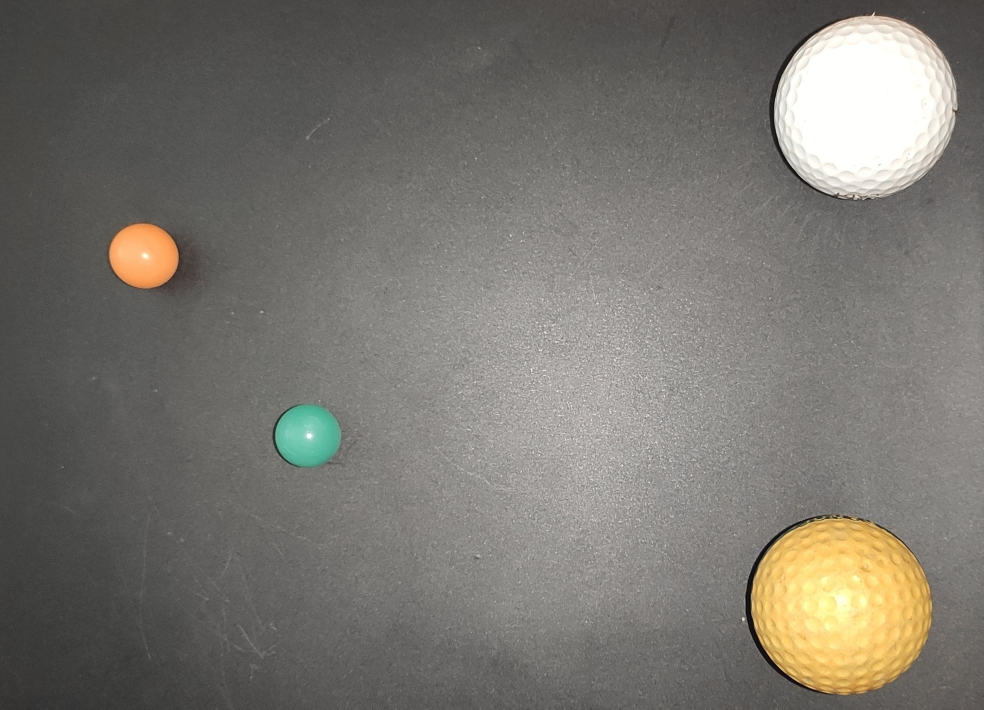
#> input picture source_images/0.jpg, 2952 x 2129 px (shown at 1/3 size)
$ python -i imageTools.py   (imports and definitions only)
#> lines starting #> are read from the running program, lines starting #| are printed output that depends on the picture; after the words box and inside, x2 and y2 are one past the last pixel; in counts of white or black regions, pixels touching at a corner belong together
#!/usr/bin/env python
""" Provides every tools used by main file
The following functions allow to get and draw shapes on image to detect marbles.
"""
__author__="Adrien Paysant, Joris Monnet"
__date__="04/05/2021"

import os
import cv2
import numpy as np
from matplotlib import pyplot as plt
from win32api import GetSystemMetrics
from shapely.geometry import LineString
from shapely.geometry import Point
import math

WIDTH_SCREEN = GetSystemMetrics(0)
HEIGHT_SCREEN = GetSystemMetrics(1)

#############################################################################################################
# Class Marble
#############################################################################################################
class Marble:
    """Class used as a container to get center, radius and distance of marbles"""
    def __init__(self,center,radius):
        self.center=center
        self.radius=radius
        self.distance=-1

    def __str__(self):
        return f"center = {self.center} and radius = {self.radius}"

#############################################################################################################
# Mathematic tools
#############################################################################################################
# from https://stackoverflow.com/questions/30844482/what-is-most-efficient-way-to-find-the-intersection-of-a-line-and-a-circle-in-py
# [58 lines left out: functions getIntersectionLineCircle, getClosestPointOnLine, getSideOfLine, not called in this run]

#############################################################################################################
# Image Tools
#############################################################################################################
def getMask(grayImage,lowerValueRange,upperValueRange,ksize):
    """create a mask from a grayimage with a blur and an inRange()"""
    mask = cv2.GaussianBlur(grayImage, (ksize, ksize), 0)
    mask = cv2.inRange(mask, lowerValueRange, upperValueRange)
    return mask

def erodeDilate(grayImage,mask, erodeIterations,dilateIterations):
    """erode and dilate image"""
    res = cv2.bitwise_and(grayImage, grayImage, mask=mask)
    res = cv2.erode(res, None, iterations=erodeIterations)
    res = cv2.dilate(res, None, iterations=dilateIterations)
    return res

def getY(elem):
    """return y value of center of a marble to sort it"""
    return elem.center[1]

#Main function of the file
def shapeDetection(img,lowerValueRange,upperValueRange,radiusArrivalObject,radiusMin,radiusMax,erodeIterations,dilateIterations,ksize,debug):
    """find and draw contours and shapes
    img: image already read
    lowerValueRange: lower value of color for getMask
    upperValueRange: upper value of color
    radiusArrivalObject: size of radius minimum for arrival object
    radiusMin: minimum radius to take an area detected as a marble
    radiusMax : maximum radius of a marble
    erodeIterations: number of erode iterations
    dilateiterations: number of dilate iterations
    ksize: size of kernel for blur
    debug: True if we want to display closest marble"""
    grayImage = cv2.cvtColor(img, cv2.COLOR_RGB2GRAY)
    mask = getMask(grayImage,lowerValueRange,upperValueRange,ksize)
    result = erodeDilate(grayImage,mask,erodeIterations,dilateIterations)

    newImage = img
    contours, hierarchy = cv2.findContours(result, cv2.RETR_EXTERNAL, cv2.CHAIN_APPROX_SIMPLE)
    cv2.drawContours(newImage, contours, -1, (255, 0, 0), 5)

    marblesSet = set()
    for cnt in contours:
        M = cv2.moments(cnt)
        (x,y),radius = cv2.minEnclosingCircle(cnt)
        if(radius > radiusMin and radius <radiusMax):
            center = (int(x),int(y))
            radius = int(radius)
            marblesSet.add(Marble(center,radius))
            cv2.circle(newImage,center,radius,(0,255,0),2)

    # showAndWait("marbles contours",newImage)
    arrivalLineMarbles = []
    for marble in marblesSet:
        if marble.radius>radiusArrivalObject:
            arrivalLineMarbles.append(marble)

    arrivalLineMarbles.sort(key=getY,reverse=True)
    cv2.line(newImage,arrivalLineMarbles[0].center,arrivalLineMarbles[1].center,(255,0,0),5)
    runningMarbles = set([marble for marble in marblesSet.difference(set(arrivalLineMarbles))])
    arrivalCenter1=arrivalLineMarbles[0].center
    arrivalCenter2=arrivalLineMarbles[1].center

    distances = []
    for marble in runningMarbles :
        linePoint = getClosestPointOnLine(arrivalLineMarbles[0],arrivalLineMarbles[1],marble)
        if(getSideOfLine(arrivalCenter1,arrivalCenter2,marble.center)):
            cv2.line(newImage,marble.center,linePoint,(0,255,255),2)
        else :
            cv2.line(newImage,marble.center,linePoint,(0,0,255),2)
        marble.distance = math.sqrt((marble.center[0]-linePoint[0])**2+(marble.center[1]-linePoint[1])**2)
    if len(runningMarbles)> 0:
        closestMarbleValue = min([int(marble.distance) for marble in runningMarbles ])
        closestMarble = [marble for marble in runningMarbles if marble.distance-closestMarbleValue<1]
        if(debug):
            print("Closest Marble is at " + str(closestMarbleValue)+"px and is the marble with "+str(closestMarble[0]))
    return newImage

def shapeDetectionOnOldVideo(img):
    """get shapedetection for data.mp4"""
    return shapeDetection(img,100,255,80,50,300,3,1,11,True)

def shapeDetectionOnVideo(img):
    """get shapedetection for data2.mp4"""
    return shapeDetection(img,70,255,80,10,300,10,9,7,False)

# [33 lines left out: functions shapeDetectionOnImage, shapeDetectionOnOldImage, showAndWait, not called in this run]

>>> import cv2
>>> picture = cv2.cvtColor(cv2.imread('source_images/0.jpg'), cv2.COLOR_BGR2RGB)
>>> result = shapeDetectionOnOldVideo(picture)
#> in shapeDetection, `grayImage = cv2.cvtColor(img, cv2.COLOR_RGB2GRAY)`:
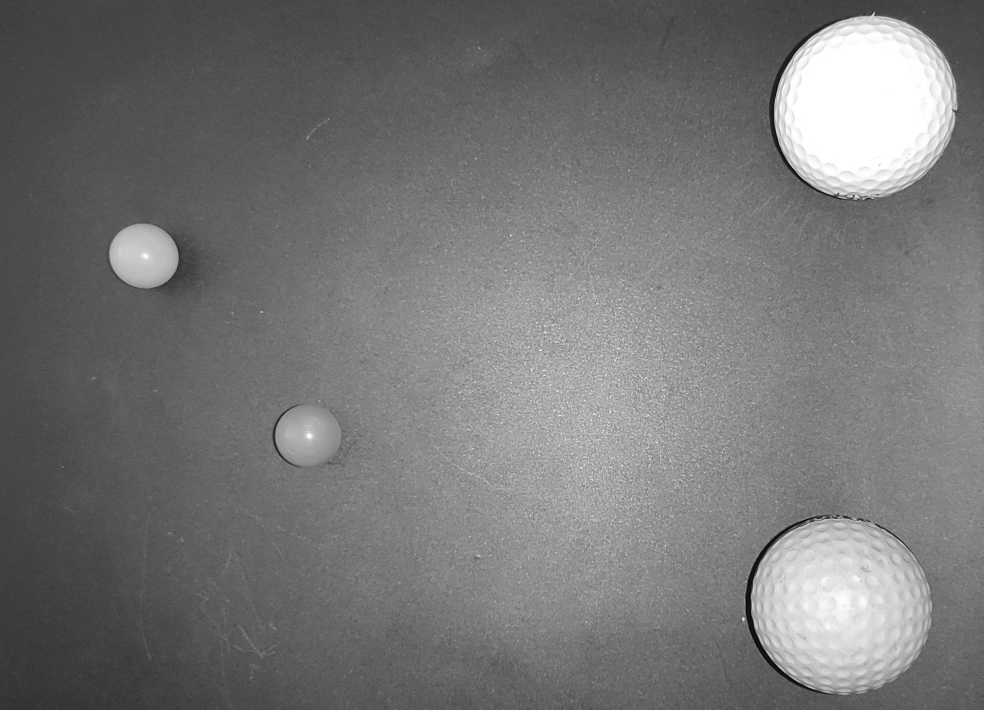
#> grayImage: shape (2129, 2952) (shown at 1/3 size); min 0, max 255, mean 117.9
#> in getMask, `mask = cv2.inRange(mask, lowerValueRange, upperValueRange)`:
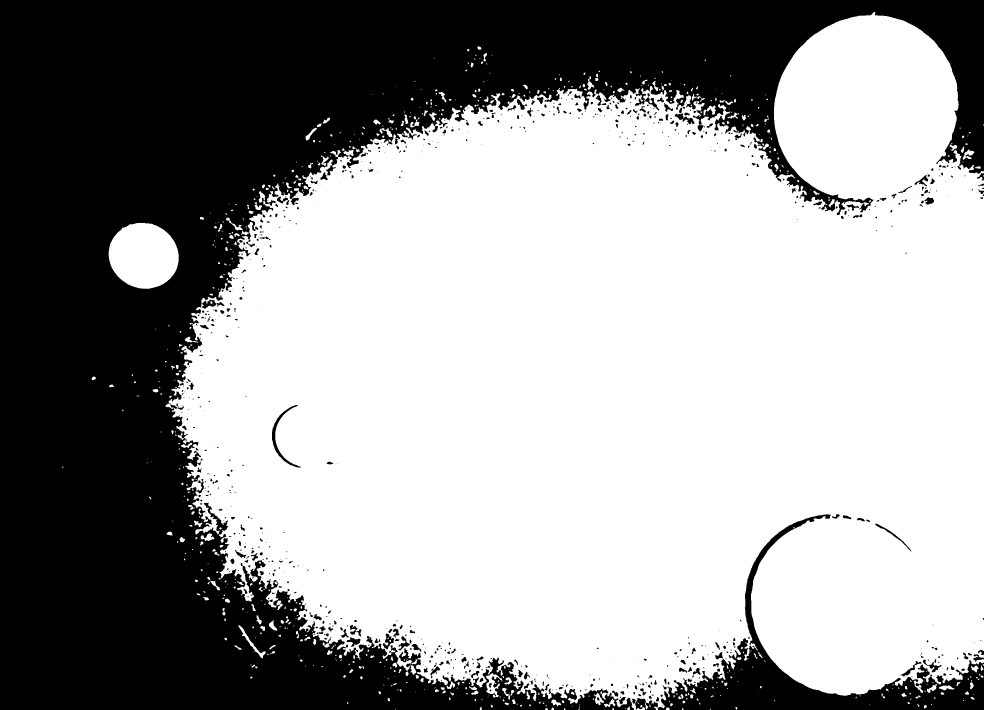
#> mask: shape (2129, 2952) (shown at 1/3 size); 61.7% white; 769 black regions (393 under 20 px)
#> in erodeDilate, `res = cv2.bitwise_and(grayImage, grayImage, mask=mask)`:
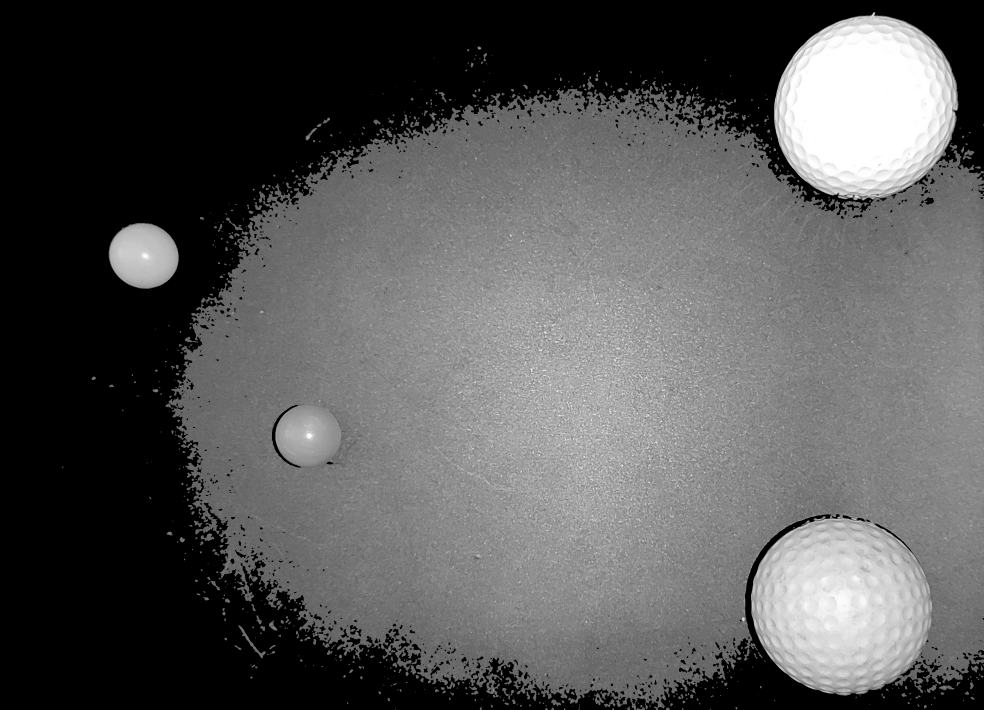
#> res: shape (2129, 2952) (shown at 1/3 size); min 0, max 255, mean 86.7
#> in erodeDilate, `res = cv2.erode(res, None, iterations=erodeIterations)`:
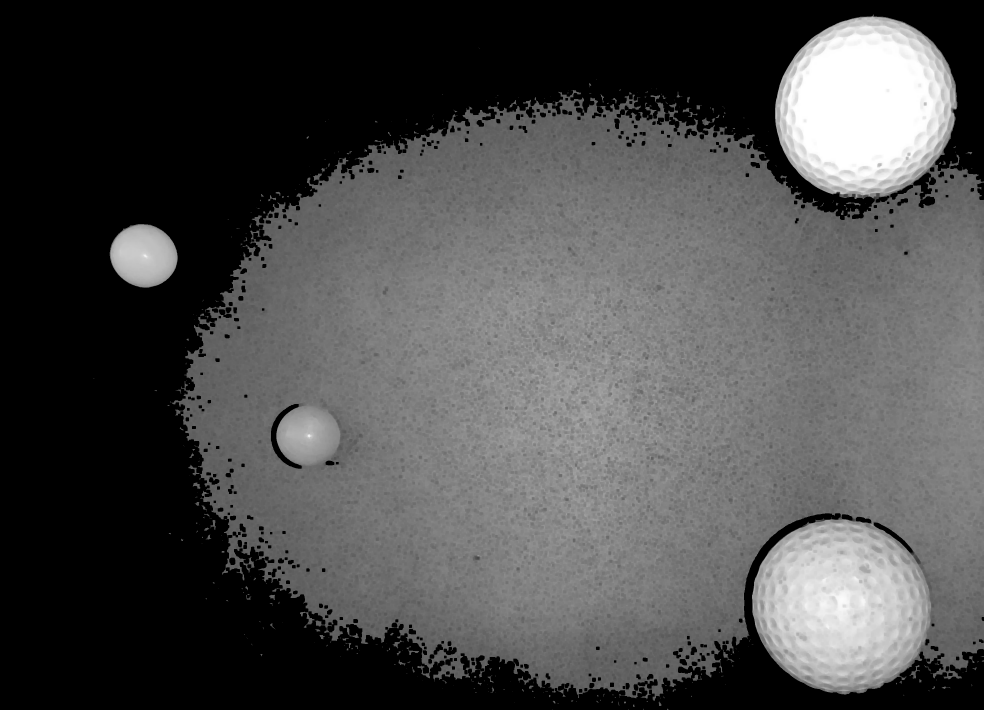
#> res: shape (2129, 2952) (shown at 1/3 size); min 0, max 255, mean 76
#> in shapeDetection, `contours, hierarchy = cv2.findContours(result, cv2.RETR_EXTERNAL, cv2...`: contours = 296 contours, 151 with area under 20; largest, box (x1, y1, x2, y2) and area: (509, 41, 2952, 2103) 3708636, (328, 671, 534, 864) 30561, (2105, 343, 2160, 377) 557, (2727, 1994, 2761, 2037) 460, (2047, 322, 2094, 352) 414
#> in shapeDetection, `cv2.drawContours(newImage, contours, -1, (255, 0, 0), 5)`:
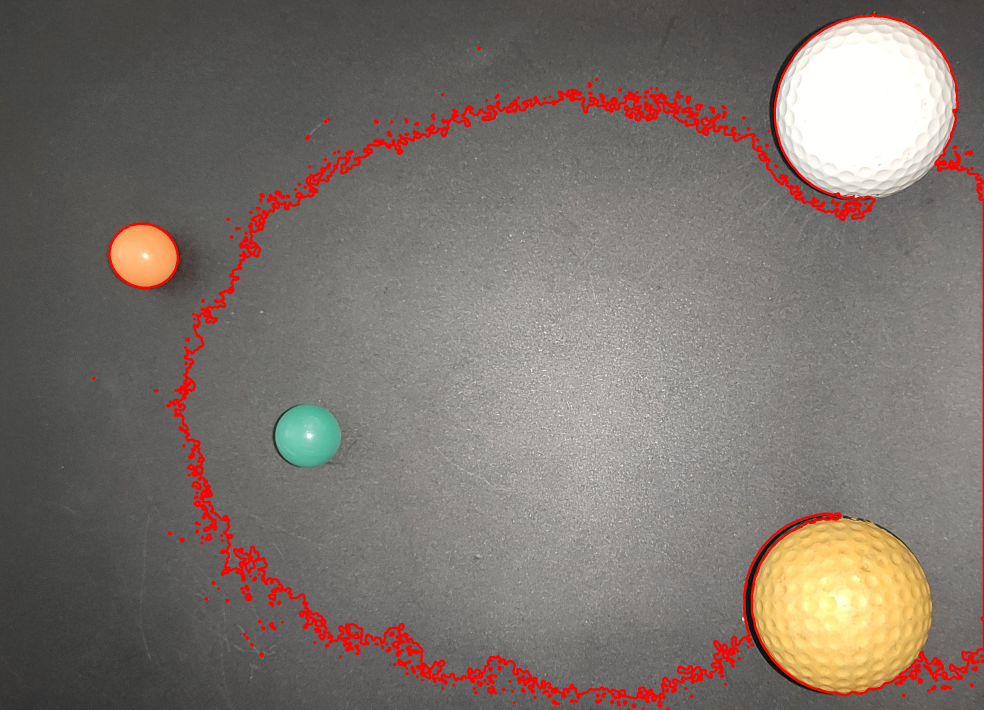
#> newImage: shape (2129, 2952, 3) (shown at 1/3 size); mean R, G, B 124.6, 114.6, 108.3
#> the loop in shapeDetection, `for cnt in contours:` made 296 passes
#> (x, y, radius) on pass 191: (430.4, 767.5, 103)
#> (x, y, radius) on passes 3, 4, 5, 6, 8, 9: (2002.5, 2127, 2.69), (1929.5, 2126.5, 2.12), (1901, 2117, 5), (1673.5, 2110.5, 3.81), (1856, 2110, 6.71), (1980, 2110.9, 8.15)
#> after the loop in shapeDetection, `for cnt in contours:`: marblesSet = 1 item
#> the loop in shapeDetection, `for marble in marblesSet:` made 1 pass
#> (the run stopped early here; a loop or call above may not have finished)

$ run again, on source_images/2.jpg
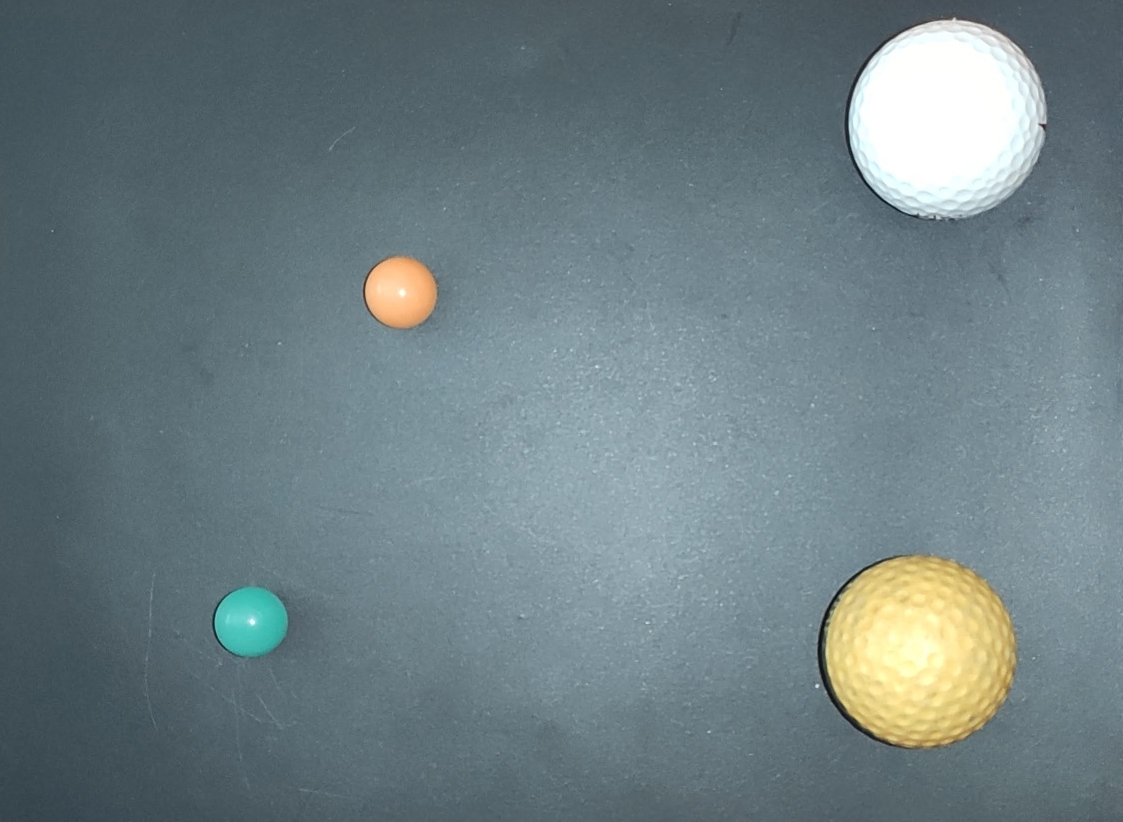
#> input picture source_images/2.jpg, 2246 x 1643 px (shown at 1/2 size)
#> in getMask, `mask = cv2.inRange(mask, lowerValueRange, upperValueRange)`:
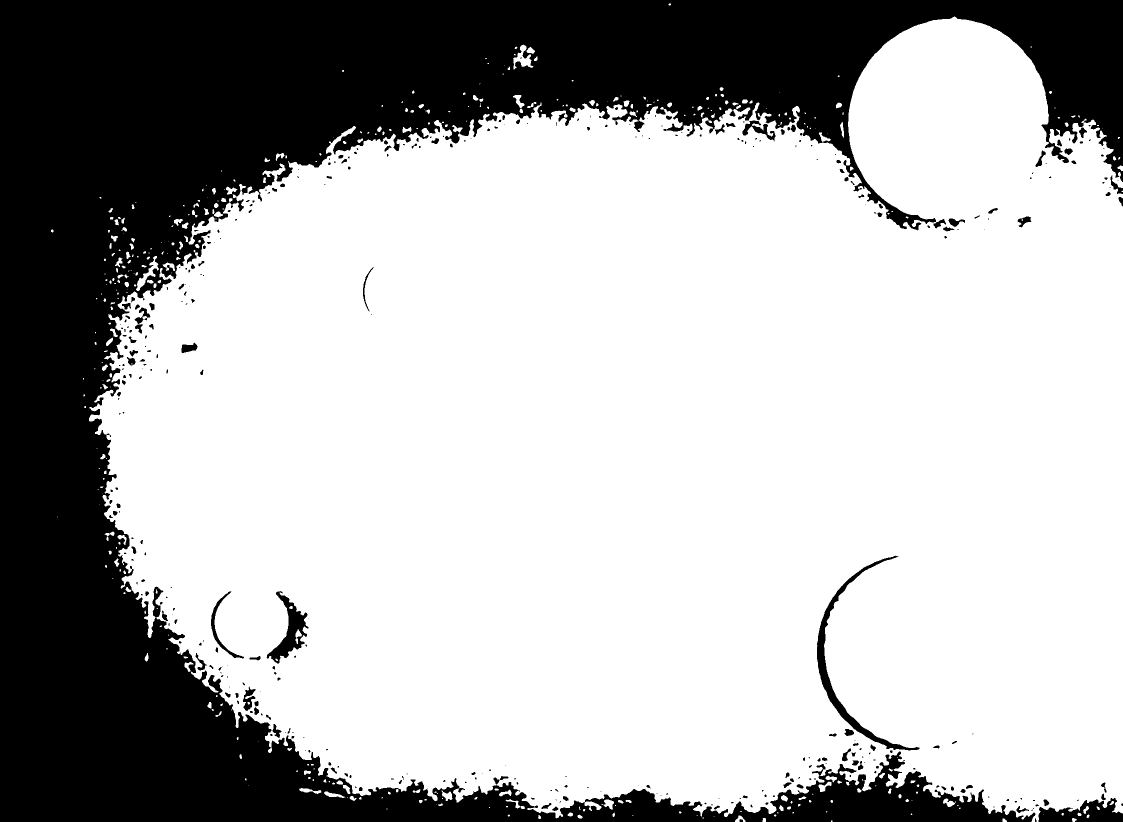
#> mask: shape (1643, 2246) (shown at 1/2 size); 69.8% white; 369 black regions (206 under 20 px)
#> contours = 109 contours, 54 with area under 20; largest, box (x1, y1, x2, y2) and area: (196, 37, 2246, 1626) 2500925, (1217, 218, 1251, 233) 301, (2101, 262, 2119, 284) 148, (1043, 118, 1060, 131) 140, (1536, 245, 1550, 261) 134
#> in shapeDetection, `cv2.drawContours(newImage, contours, -1, (255, 0, 0), 5)`:
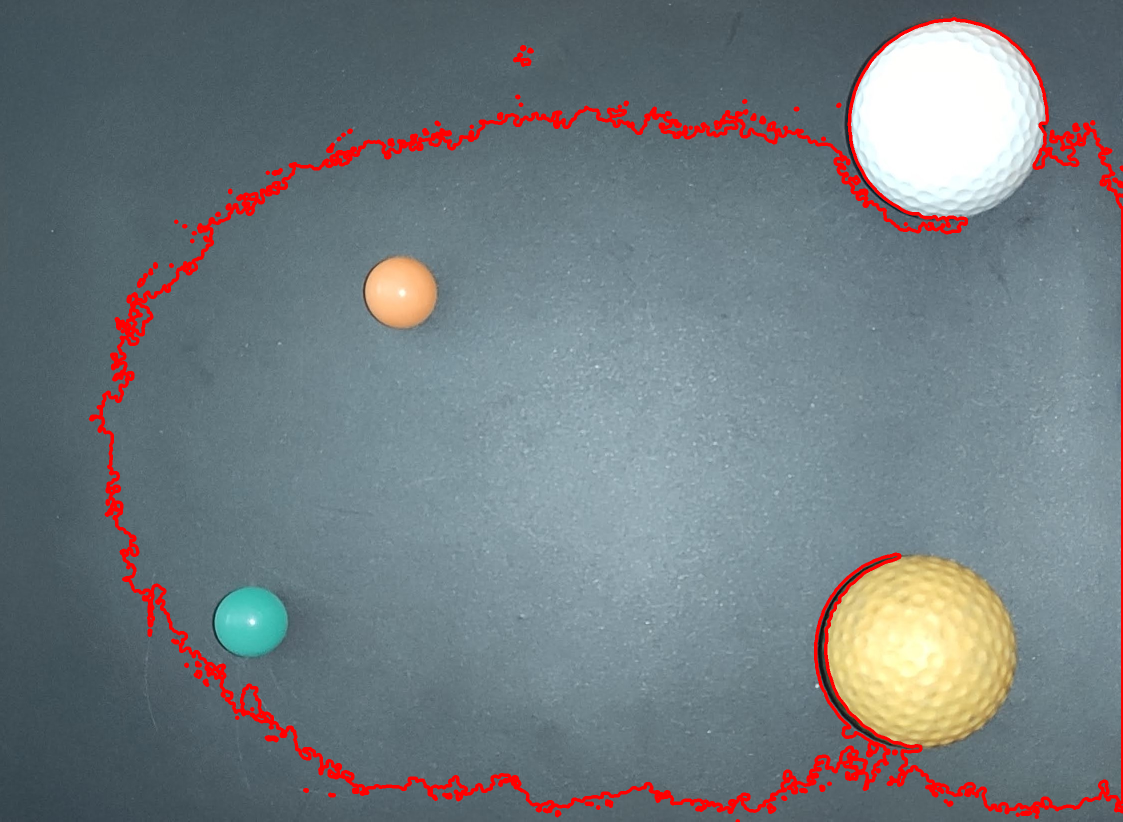
#> newImage: shape (1643, 2246, 3) (shown at 1/2 size); mean R, G, B 114.3, 123, 127.3
#> the loop in shapeDetection, `for cnt in contours:` made 109 passes
#> (x, y, radius) on passes 4, 5, 6, 9, 10, 11, 12, 14: (2052, 1626, 9.22), (1115, 1627, 4.47), (2072.5, 1620.5, 6.04), (1401.5, 1615, 9.39), (1541.4, 1616.3, 8.06), (1178, 1607.5, 6.18), (1899.7, 1607.2, 3.93), (1217.5, 1606.5, 7.11)
#> after the loop in shapeDetection, `for cnt in contours:`: marblesSet = 0 items
#> after the loop in shapeDetection, `for marble in marblesSet:`: arrivalLineMarbles = []
